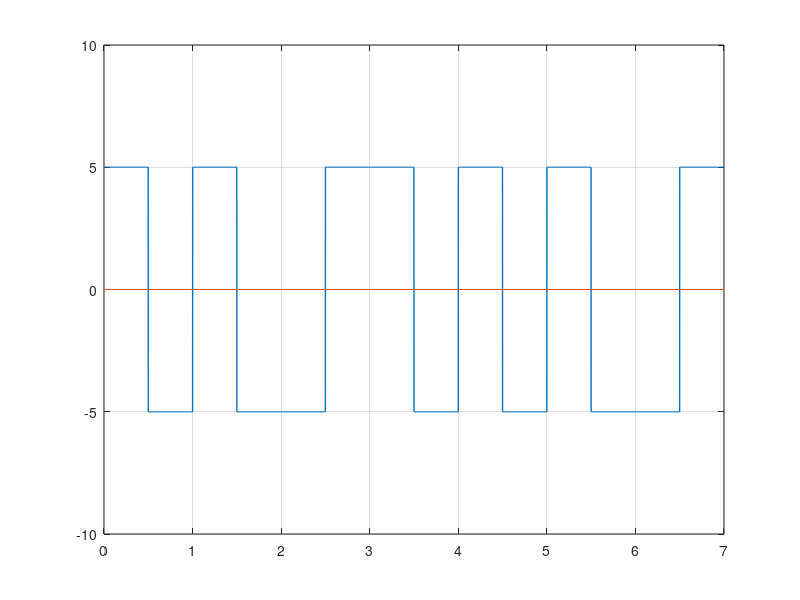

MATLAB code for this plot:
clc; #... Clear command line
clear all; #... Clear variables
close all; #... Clear figures

bits = [1 0 1 1 0 0 1]; # Next bit 0 -> Inversion; Next bit 1 -> No Inversion

#... Modulation
bitrate = 1;
voltage = 5;

sampling_rate = 1000;
sampling_time = 1/sampling_rate;

end_time = length(bits)/bitrate;
time = 0:sampling_time:end_time;

index = 1;
#... Assume that last state was positive
sign = 1; #... Indicates inversion
if bits(index) == 0
    sign = -1*sign;
endif

for i = 1:length(time)
    if time(i)*bitrate < index-(bitrate/2)
        modulation(i) = sign*voltage;
    else
        modulation(i) = -sign*voltage;
    endif
    if time(i)*bitrate >= index
        index = index+1;
        #... Inversion when next bit "0"
        if index <= length(bits) && bits(index) == 1
            sign = -1*sign;
        endif
    endif
endfor

plot(time, modulation,"LineWidth",1);
axis([0 end_time -voltage-5 voltage+5]);
line([0 end_time], [0,0]);
grid on;

#... Demodulation
index = 1;
last = voltage;

for i = 1:length(modulation)
    if modulation(i) == last && time(i)*bitrate < index-(bitrate/2)
        demodultaion(index) = 1;
    endif
    if modulation(i) != last && time(i)*bitrate < index-(bitrate/2)
        demodultaion(index) = 0;
    endif
    if time(i)*bitrate >= index
        last = modulation(i);
        index = index+1;
    endif
endfor

disp(demodultaion);
